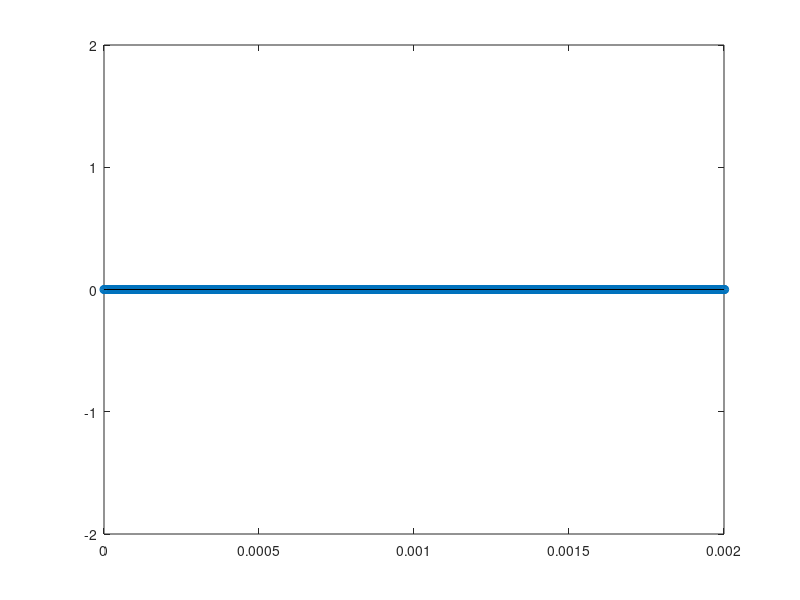

MATLAB code to generate this figure: (Note: this script raises an error after producing the figure.)
%% 代码功能
%构造正弦波信号并进行有符号数量化，最终输出二进制数据到.txt文件并保存到指定的路径
clear all;
close all;
%% %=============设置系统参数==============%
f1=30;        %设置波形频率
%f2=1e3;
% f3=800e3;
Fs=512e3;        %设置采样频率
L=8192;         %数据长度
N=2;           %数据位宽
%% %=============产生输入信号==============%
t=0:1/Fs:(1/Fs)*(L-1);
y1=sin(2*pi*f1*t);
%y2=sin(2*pi*f2*t);
% y3=sin(2*pi*f3*t);
% y4=y1+y2+y3;
y4 = y1 ;
n=1;    %表示有几个信号
y_n=round(y4*(2^(N-n)-1));      %N比特量化;如果有n个信号相加，则设置（N-n）
                                %针对量化这行代码为什么量化时要做一个(N-n)进一步解释.:
                                %N位量化是要将输出的波形量化用+/-（2^N）的整数表示
                                %将14行输出量化表达式展开=y1*2^(N-3)+y2*2^(N-3)+y3*2^(N-3)
                                %3个N-3位量化的数相加，用N位的数表示才能不溢出，这样就满足了输出y_n的N位量化要求
%% %=================画图==================%
a=8;           %改变系数可以调整显示周期
stem(t,y_n);
axis([0 L/Fs/a -2^(N-1) 2^(N-1)]);      %调整坐标正达到调节波形显示范围的效果
%% %=============写入外部文件==============%
fid=fopen('D:\FPGA_MATLAB_Learning\CIC_Filter\FPGA_Design\MulCIC_N6M128\Sim\signal.txt','w');    %把数据写入sin_data.txt文件中，如果没有就创建该文件  

for k=1:length(y_n)
    B_s=dec2bin(y_n(k)+((y_n(k))<0)*2^N,N); %将十进制数转换成二进制补码，正数补码=原码，负数补码=（2^N+负数）
    for j=1:N
        if B_s(j)=='1'
            tb=1;
        else
            tb=0;
        end
        fprintf(fid,'%d',tb);
    end
    fprintf(fid,'\n');
end

fclose(fid);

%% 将二进制补码的bit的txt文件转换成0或1的高低电平文件
%fid=fopen('D:\FPGA_MATLAB_Learning\CIC_Filter\FPGA_Design\MulCIC_Isop_HB\Sim\Bit_Stream.txt','r');    %把数据写入sin_data.txt文件中，如果没有就创建该文件  
clear all;
data = importdata('D:\FPGA_MATLAB_Learning\CIC_Filter\波形生成\Bit_Stream_Sweep_3015_T0.66.txt');
% fid = fopen('D:\FPGA_MATLAB_Learning\CIC_Filter\FPGA_Design\MulCIC_Isop_HB\Sim\Bit_Stream.txt', 'r');
% data = fread(fid, Inf, 'char');
% fclose(fid);
for k=1:length(data)
    if(data(k)==1)
        output(k) = 1;
    else
        output(k) = 0;
    end
end
fid = fopen('D:\FPGA_MATLAB_Learning\CIC_Filter\波形生成\Bit_Stream_Sweep_3015__T0.66Cov.txt','wt');
fprintf(fid,'%d\n',output);       % \n 换行
fclose(fid);
% % 可以选择将数据保存到另一个文件中
% writematrix(output','D:\FPGA_MATLAB_Learning\CIC_Filter\FPGA_Design\MulCIC_Isop_HB\Sim\Bit_Stream.csv');





